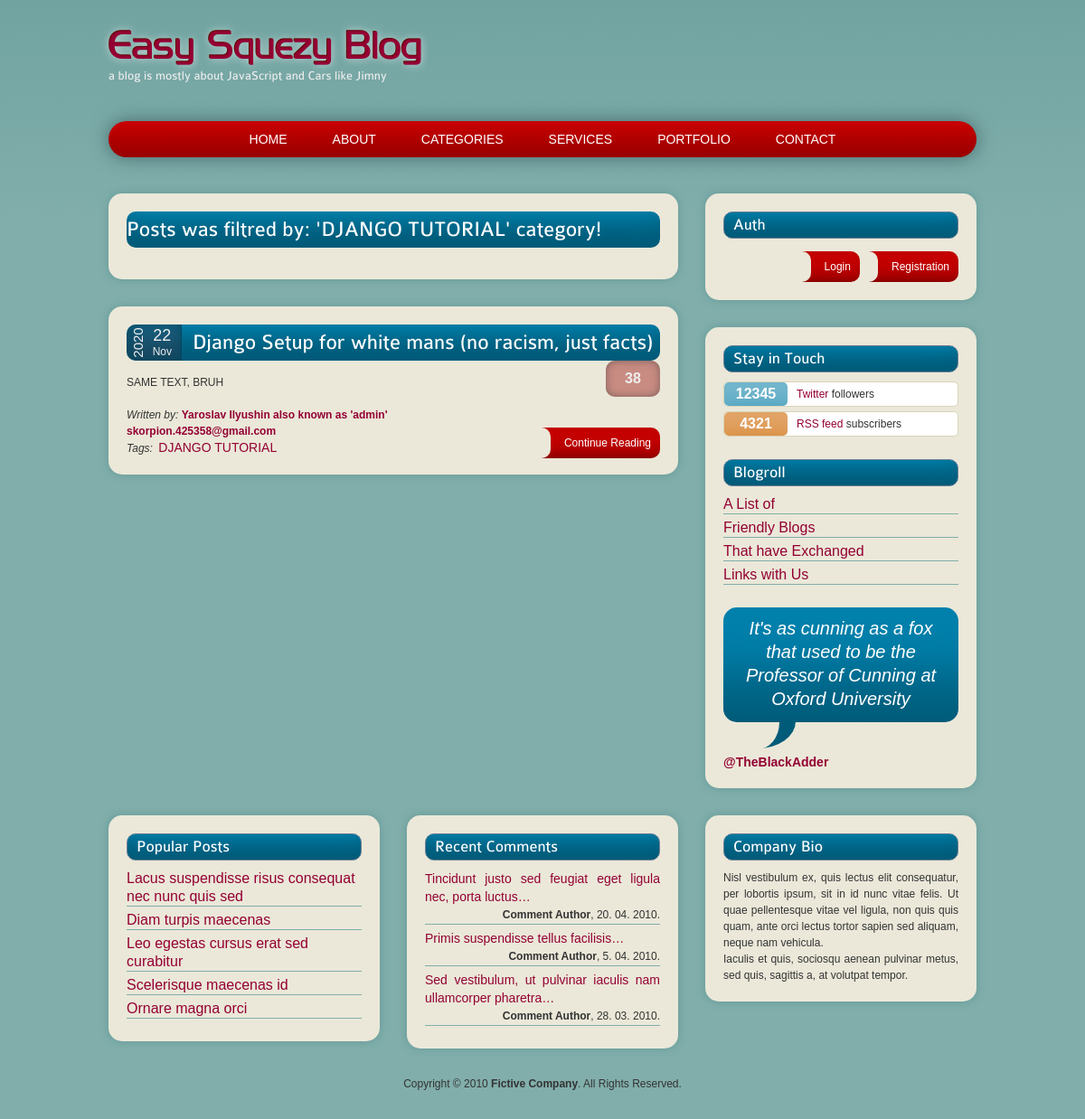
The page /category/DJANGO TUTORIAL/ on the database as committed earlier.
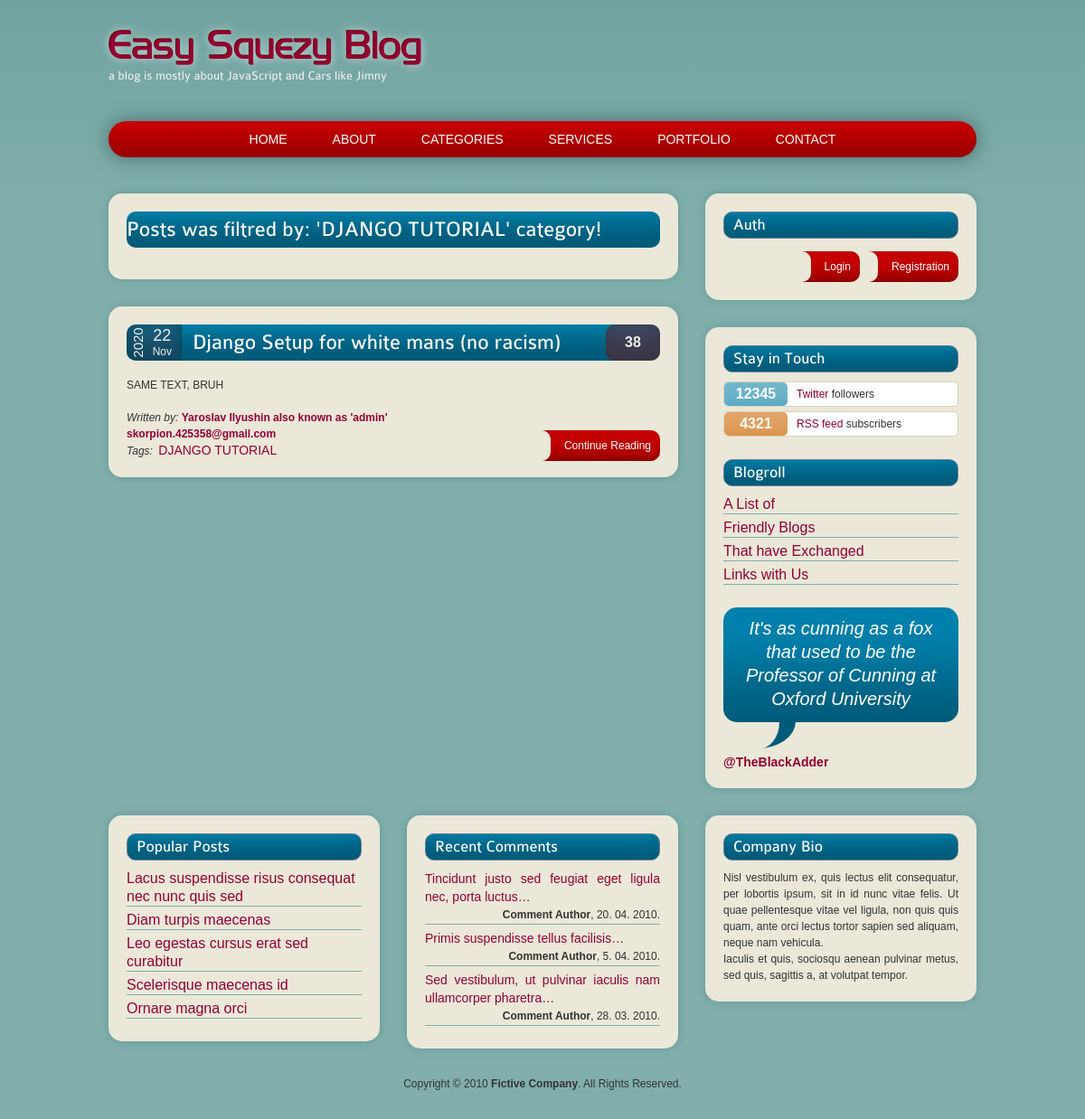
The same page on the database as committed later.
### theblog/models.py (models this page shows, shortened)
class Post(models.Model):
    title = models.CharField(max_length=255)
    header_image = models.ImageField(null=True, blank=True, upload_to="images/")
    title_tag = models.CharField(max_length=255)
    author = models.ForeignKey(User, on_delete=models.CASCADE)
    body = RichTextField(blank=True, null=True)
    post_date = models.DateField(auto_now_add=True)
    category = models.CharField(max_length=255, default='unstated')
    snippet = models.CharField(max_length=255)
    likes = models.ManyToManyField(User, related_name='blog_posts')
    pass

### theblog/views.py (the view)
# urls.py: path('category/<str:choices>/', CategoryView, name="category"),
def CategoryView(request, choices):
    category_posts = Post.objects.filter(category=choices)
    return render(request, 'categories.html', {'choices': choices, 'category_posts': category_posts})
    pass

### theblog/templates/categories.html (shortened to what this page needs)
<!DOCTYPE html>
<html lang=en>
<head>
	{% load staticfiles %}
	<link href='{% static "styles.css" %}' rel=stylesheet />
</head>
<body>
{% include "header.html" %}
<div class=clearfix>
	<div id=content>
	<article>
		<header>
			<a class=postMenu href=#><h1>Posts was filtred by: '{{choices}}' category!</h1></a>
		</header>
	</article>
	{% if category_posts %}
		<ul>
			{% for post in category_posts %}
				<article>
						<header>
							<div class=time>
								<div class=year>{{ post.post_date.year }}</div>
								<div class=date>{{ post.post_date.day }}<span> {{ post.post_date | date:'M'}} </span></div>
							</div>
							<a class=postMenu href="{% url 'article_detail' post.pk %}"><h1>{{post.title}}</h1></a>
							<div class=comments>38</div>
						</header>
					<p>{{post.body | slice:":200" | safe}}</p>
					<footer>
						<em>Written by:</em> <a href="{% url 'author_detail' post.author.pk %}"><strong>{{post.author.first_name}} {{post.author.last_name}} also known as '{{post.author}}'
						</br> {{post.author.email}}</strong></a>
						<span class=newLine><em>Tags:</em> <a class=tags href=#>{{post.category}}</a></span>
						<a class=button href={% url 'article_detail' post.pk %} align='right'>Continue Reading</a>
					</footer>
				</article>
			{% endfor %}
		</ul>
	{% else %}
		<article>
			<header>
				<a class=postMenu href=#><h1>No one post was found, sorry!</h1></a>
			</header>
		</article>
	{% endif %}
	</div>
	<aside>
		<section>
			<h1>Auth</h1>
			<br/><br/>
			<ul id=inTouch>
				{% if user.is_authenticated %}
					<span><h2>You are logged now as {{user}}</h2></span>
					<a class=button href={% url 'logout' %} align='right'>Logout</a>
				{% else %}
					<a class=button href={% url 'register' %} align='left'>Registration</a>
					<a class=button href={% url 'login' %} align='right'>Login</a>
				{% endif %}
			</ul>
		</section>
	</aside>
	<aside>
		<section>
			<h1>Stay in Touch</h1>
			<ul id=inTouch>
				<li><span class=twitter>12345</span> <a href=#>Twitter</a> followers</li>
				<li><span class=rss>4321</span> <a href=#>RSS feed</a> subscribers</li>
			</ul>
		</section>
		<nav>
			<h1>Blogroll</h1>
			<ul class=links>
				<li><a href=#>A List of</a></li>
				<li><a href=#>Friendly Blogs</a></li>
				<li><a href=#>That have Exchanged</a></li>
				<li><a href=#>Links with Us</a></li>
			</ul>
		</nav>
		<section>
			<blockquote>It's as cunning as a fox that used to be the Professor of Cunning at Oxford University</blockquote>
			<a class=twitterHandle href=#>@TheBlackAdder</a>
		</section>
	</aside>
</div>
<footer class=clearfix>
		<section>
			<h1>Popular Posts</h1>
			<ul class=links>
				<li><a href=#>Lacus suspendisse risus consequat nec nunc quis sed</a></li>
				<li><a href=#>Diam turpis maecenas</a></li>
				<li><a href=#>Leo egestas cursus erat sed curabitur</a></li>
				<li><a href=#>Scelerisque maecenas id</a></li>
				<li><a href=#>Ornare magna orci</a></li>
			</ul>
		</section>
		<section>
			<h1>Recent Comments</h1>
			<ul id=comments>
				<li>
					<a href=#>Tincidunt justo sed feugiat eget ligula nec, porta luctus&hellip;</a>
					<span class=newLine><strong>Comment Author</strong>, 20. 04. 2010.</span>
				</li>
				<li>
					<a href=#>Primis suspendisse tellus facilisis&hellip;</a>
					<span class=newLine><strong>Comment Author</strong>, 5. 04. 2010.</span>
				</li>
				<li>
					<a href=#>Sed vestibulum, ut pulvinar iaculis nam ullamcorper pharetra&hellip;</a>
					<span class=newLine><strong>Comment Author</strong>, 28. 03. 2010.</span>
				</li>
			</ul>
		</section>
		<section>
			<h1>Company Bio</h1>
			<p>Nisl vestibulum ex, quis lectus elit consequatur, per lobortis ipsum, sit in id nunc vitae felis. Ut quae pellentesque vitae vel ligula, non quis quis quam, ante orci lectus tortor sapien sed aliquam, neque nam vehicula.</p>
			<p>Iaculis et quis, sociosqu aenean pulvinar metus, sed quis, sagittis a, at volutpat tempor.</p>
		</section>
	<p class=copyright>Copyright &copy; 2010 <strong>Fictive Company</strong>. All Rights Reserved.</p>
</footer>
</body>
</html>

Rows that differ between the two databases and show on the page:
changed Post "DJANGO TUTORIAL": title "Django Setup for white mans (no racism, just facts)" → "Django Setup for white mans (no racism)"; body "SAME TEXT, BRUH" → "<p>SAME TEXT, BRUH</p>" (drawn)
